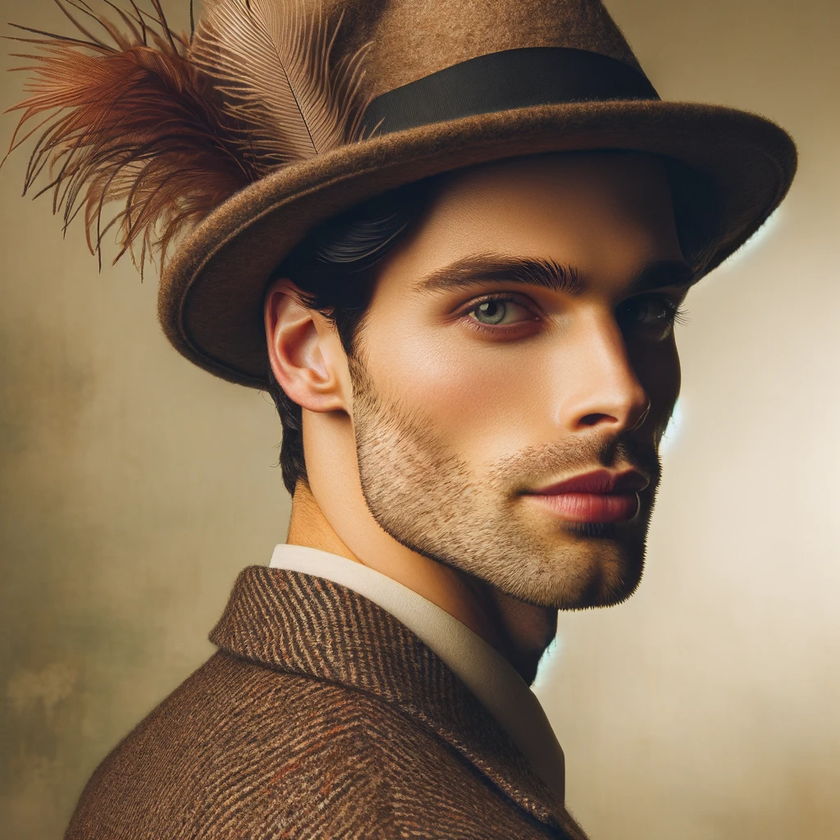
#> input picture src/like_lenna.png, 840 x 840 px, shrunk from 1024 x 1024 before the run
$ python noisetest.py
#> lines starting #> are read from the running program, lines starting #| are printed output that depends on the picture

import cv2
import numpy as np
import matplotlib.pyplot as plt

image_path = "like_lenna.png"
img = cv2.imread(image_path)
#> img is the input picture: shape (840, 840, 3); mean B, G, R 87.7, 112.3, 136.5
img = cv2.cvtColor(img, cv2.COLOR_BGR2RGB)

def rotate_image(image, angle, center=None):
#> called with angle = 45
    rows, cols, _ = image.shape
#> rows = 840; cols = 840
    if center is None:
        center = (cols // 2, rows // 2)
#> center = (420, 420)
    M = cv2.getRotationMatrix2D(center, angle, 1)
    rotated = cv2.warpAffine(image, M, (cols, rows))
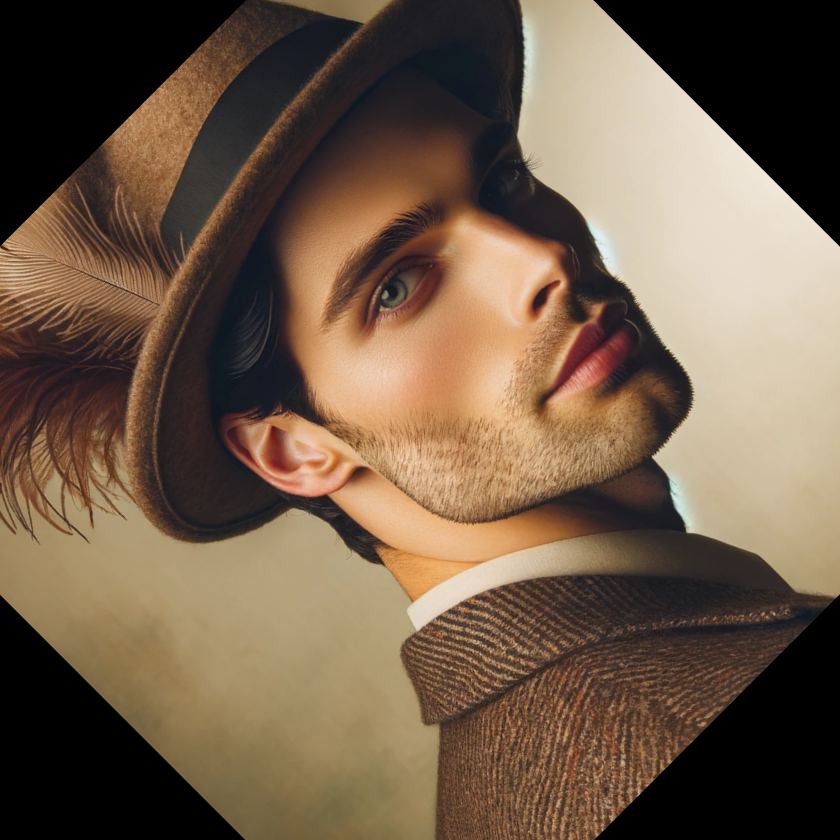
#> rotated: shape (840, 840, 3); mean R, G, B 112.3, 92.3, 73.1
    return rotated

rotated_img = rotate_image(img, 45)
plt.imshow(rotated_img)
plt.title("Rotated Image")
plt.show()
